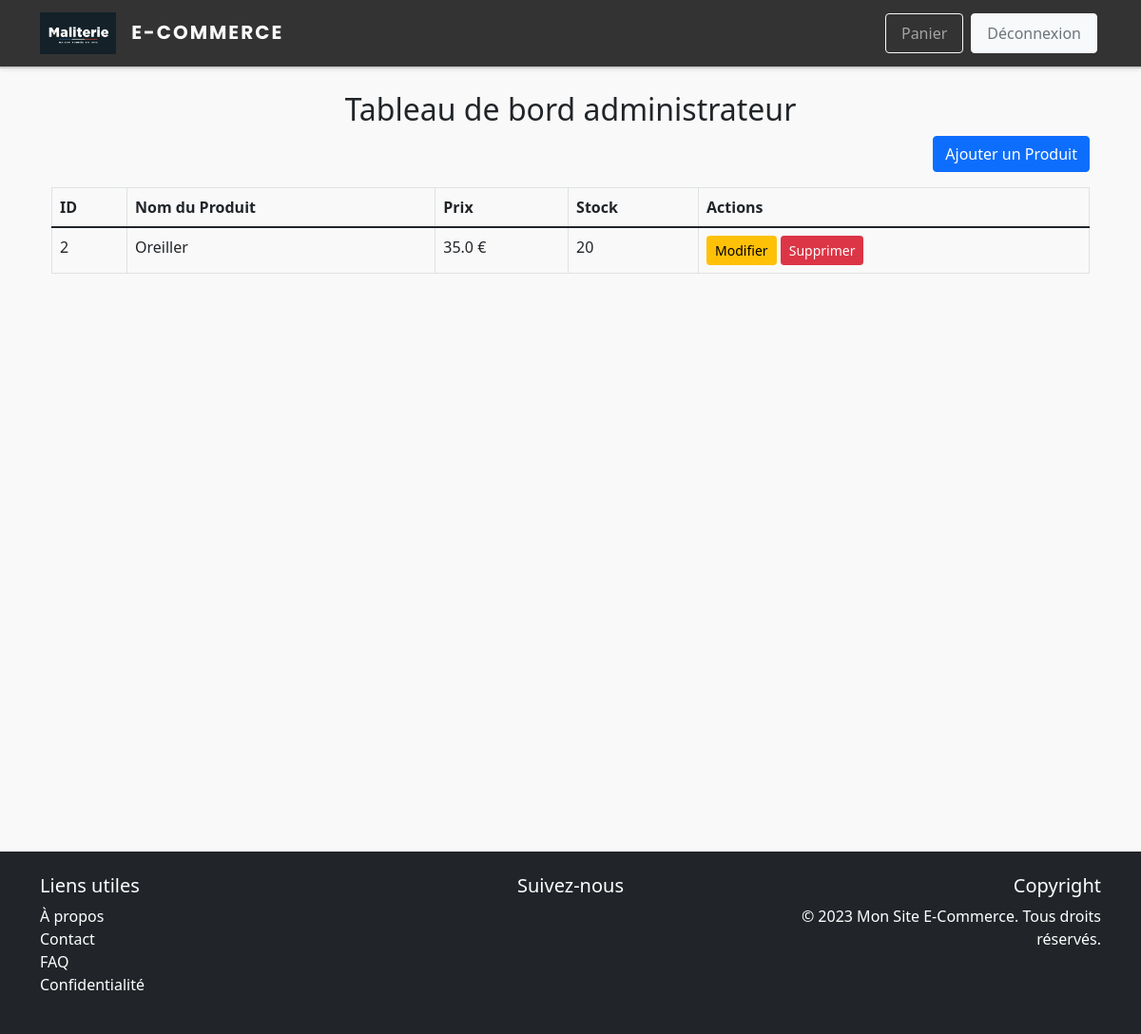
Page /admin (signed in) on the earlier database version.
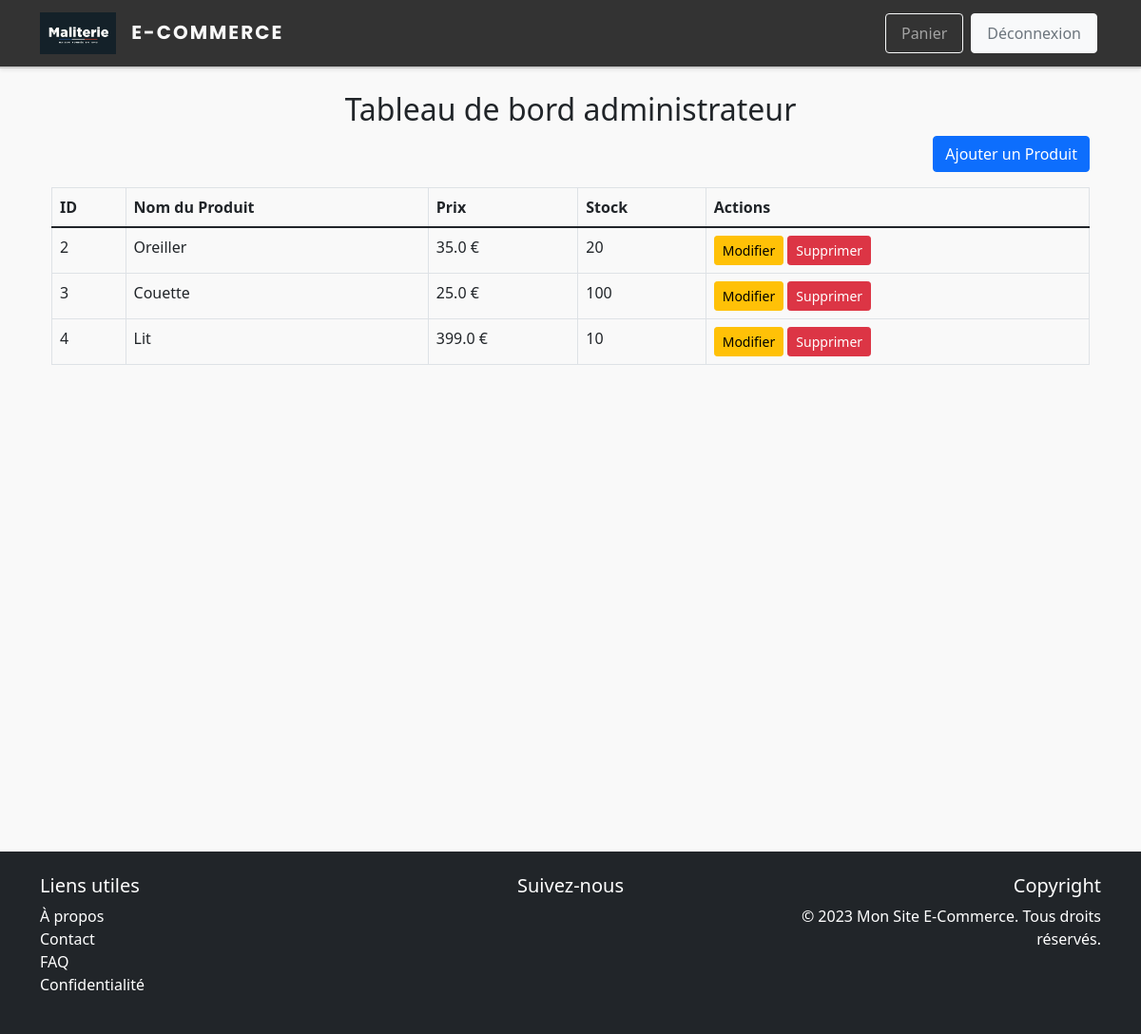
Same page on the later database version.
### app/models.py (models this page shows, shortened)
class Product(db.Model):
    __tablename__ = 'products'
    id = db.Column(db.Integer, primary_key=True)  # ID unique pour chaque produit
    name = db.Column(db.String(100), nullable=False)  # Nom du produit
    description = db.Column(db.Text, nullable=True)  # Description détaillée
    price = db.Column(db.Float, nullable=False)  # Prix
    image = db.Column(db.String(300), nullable=True)  # URL de l'image du produit (optionnel)
    stock = db.Column(db.Integer, default=0)  # Quantité en stock

### app/routes.py (the view)
@main.route('/admin')
@login_required
def admin_dashboard():
    if not current_user.is_admin:
        flash("Accès refusé : cette page est réservée aux administrateurs.", 'danger')
        return redirect(url_for('main.home'))
    products = Product.query.all()
    return render_template('admin_dashboard.html', products=products)

### app/__init__.py (called while the page is built)
@login_manager.user_loader
def load_user(user_id):
    from .models import User  # Importer User ici pour éviter les imports circulaires
    return User.query.get(int(user_id))  # Charge l'utilisateur en fonction de l'ID

### app/templates/admin_dashboard.html
{% extends 'base.html' %}
{% block content %}
<div class="container mt-4">
    <h2 class="text-center">Tableau de bord administrateur</h2>
    <div class="text-end mb-3">
        <a href="{{ url_for('main.add_product') }}" class="btn btn-primary">Ajouter un Produit</a>
    </div>
    {% if products %}
    <table class="table table-bordered">
        <thead>
            <tr>
                <th>ID</th>
                <th>Nom du Produit</th>
                <th>Prix</th>
                <th>Stock</th>
                <th>Actions</th>
            </tr>
        </thead>
        <tbody>
            {% for product in products %}
            <tr>
                <td>{{ product.id }}</td>
                <td>{{ product.name }}</td>
                <td>{{ product.price }} €</td>
                <td>{{ product.stock }}</td>
                <td>
                    <a href="{{ url_for('main.edit_product', product_id=product.id) }}" class="btn btn-warning btn-sm">Modifier</a>
                    <form method="POST" action="{{ url_for('main.delete_product', product_id=product.id) }}" style="display:inline;">
                        <button type="submit" class="btn btn-danger btn-sm">Supprimer</button>
                    </form>
                </td>
            </tr>
            {% endfor %}
        </tbody>
    </table>
    {% else %}
    <p class="text-center">Aucun produit disponible.</p>
    {% endif %}
</div>
{% endblock %}

### app/templates/base.html (shortened to what this page needs)
<!DOCTYPE html>
<html lang="en">
<head>
    <link href="https://cdn.jsdelivr.net/npm/bootstrap@5.1.3/dist/css/bootstrap.min.css" rel="stylesheet">
    <link rel="stylesheet" href="{{ url_for('static', filename='style.css') }}">
</head>
<body>
    <header>
        <nav class="navbar navbar-expand-lg navbar-dark shadow-sm">
            <div class="container">
                <a class="navbar-brand fw-bold text-uppercase" href="{{ url_for('main.home') }}" style="letter-spacing: 2px;">
                    <img src="{{ url_for('static', filename='uploads/site/logo.jpg') }}" alt="Logo" style="width: 80px; margin-right: 10px;"> E-Commerce
                </a>
                <div class="collapse navbar-collapse" id="navbarNavDropdown">
                    <ul class="navbar-nav ms-auto">
                        {% if current_user.is_authenticated %}
                            <li class="nav-item">
                                <a class="nav-link btn btn-outline-light mx-1 px-3" href="{{ url_for('main.view_cart') }}">Panier</a>
                            </li>
                            <li class="nav-item">
                                <a class="nav-link btn btn-light text-secondary mx-1 px-3" href="{{ url_for('main.logout') }}">Déconnexion</a>
                            </li>
                        {% endif %}
                    </ul>
                </div>
            </div>
        </nav>
    </header>
    <div class="container height-body">
        {% block content %}
        {% endblock %}
    </div>
    <footer class="bg-dark text-white py-4">
        <div class="container">
            <div class="row">
                <div class="col-md-4">
                    <h5>Liens utiles</h5>
                    <ul class="list-unstyled">
                        <li><a href="#" class="text-white text-decoration-none">À propos</a></li>
                        <li><a href="#" class="text-white text-decoration-none">Contact</a></li>
                        <li><a href="#" class="text-white text-decoration-none">FAQ</a></li>
                        <li><a href="#" class="text-white text-decoration-none">Confidentialité</a></li>
                    </ul>
                </div>
                <div class="col-md-4 text-center">
                    <h5>Suivez-nous</h5>
                </div>
                <div class="col-md-4 text-end">
                    <h5>Copyright</h5>
                    <p>© 2023 Mon Site E-Commerce. Tous droits réservés.</p>
                </div>
            </div>
        </div>
    </footer>
</body>
</html>

### app/static/style.css (style rules this page uses)
body { background-color: #f9f9f9; }
.height-body { height: 100vh; }
.navbar { background-color: #333; border-bottom: 2px solid #ccc; animation: fadeIn 0.5s ease-in-out; }
.navbar-brand { color: #f9f9f9 !important; font-family: 'Poppins', sans-serif; }
.nav-link { color: #f9f9f9; transition: all 0.3s ease-in-out; }

Differences in the rows shown:
added Product: id "3", name "Couette", price "25.0", stock "100"
added Product: id "4", name "Lit", price "399.0", stock "10"
